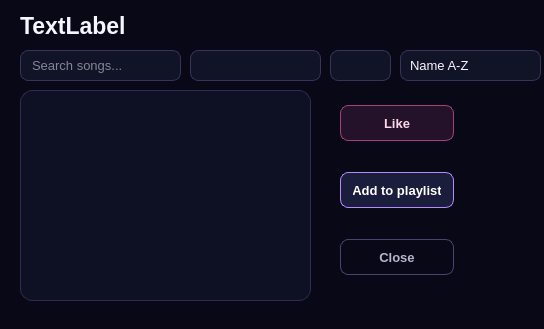
<?xml version="1.0" encoding="UTF-8"?>
<ui version="4.0">
 <class>ListenerSongsDialog</class>
 <widget class="QDialog" name="ListenerSongsDialog">
  <property name="geometry">
   <rect>
    <x>0</x>
    <y>0</y>
    <width>544</width>
    <height>329</height>
   </rect>
  </property>
  <property name="windowTitle">
   <string>Dialog</string>
  </property>
  <property name="styleSheet">
   <string notr="true">/* =========================================
   SHARED DARK SYNTHWAVE FOUNDATION
   ========================================= */

QWidget {
    color: #F7F5FF;
    font-family: &quot;Segoe UI&quot;;
    font-size: 10pt;
}

QDialog,
QMainWindow {
    background-color: #080817;
}

/* ---------- Labels ---------- */

QLabel {
    color: #F7F5FF;
    background-color: transparent;
}

/* ---------- Text inputs ---------- */

QLineEdit,
QTextEdit,
QSpinBox,
QComboBox {
    color: #F7F5FF;
    background-color: rgba(17, 19, 39, 235);

    border: 1px solid #37335C;
    border-radius: 8px;

    padding: 6px 9px;

    selection-background-color: #8B5CF6;
    selection-color: white;
}

QLineEdit:hover,
QTextEdit:hover,
QSpinBox:hover,
QComboBox:hover {
    border-color: #625A92;
}

QLineEdit:focus,
QTextEdit:focus,
QSpinBox:focus,
QComboBox:focus {
    background-color: #151831;
    border: 1px solid #27D7F2;
}

QLineEdit:disabled,
QTextEdit:disabled,
QSpinBox:disabled,
QComboBox:disabled {
    color: #686581;
    background-color: #0E1022;
    border-color: #25233D;
}

/* ---------- Combo box ---------- */

QComboBox::drop-down {
    width: 25px;
    border: none;
}

QComboBox QAbstractItemView {
    color: #F7F5FF;
    background-color: #14162D;

    border: 1px solid #534B82;
    border-radius: 7px;

    padding: 4px;
    outline: none;

    selection-color: white;
    selection-background-color: #734BD1;
}

/* ---------- Buttons ---------- */

QPushButton {
    min-height: 30px;

    color: #F7F5FF;
    background-color: #1A1D3B;

    border: 1px solid #49446F;
    border-radius: 8px;

    padding: 2px 12px;

    font-weight: 600;
}

QPushButton:hover {
    background-color: #27264D;
    border-color: #9B7CFF;
}

QPushButton:pressed {
    background-color: #342A68;
    border-color: #F15BB5;
}

QPushButton:focus {
    border-color: #27D7F2;
}

QPushButton:disabled {
    color: #686581;
    background-color: #101225;
    border-color: #282640;
}

/* ---------- Lists ---------- */

QListWidget {
    color: #F7F5FF;
    background-color: rgba(14, 16, 35, 238);

    border: 1px solid #302D52;
    border-radius: 12px;

    padding: 5px;
    outline: none;
}

QListWidget::item {
    min-height: 34px;

    margin: 2px;
    padding: 6px 9px;

    border-radius: 8px;
}

QListWidget::item:hover {
    background-color: rgba(93, 68, 157, 125);
}

QListWidget::item:selected {
    color: white;
    background-color: #6842C2;
}

/* ---------- Scrollbars ---------- */

QScrollBar:vertical {
    width: 10px;

    background-color: transparent;

    margin: 5px 2px 5px 0;
}

QScrollBar::handle:vertical {
    min-height: 30px;

    background-color: #4C4477;
    border-radius: 5px;
}

QScrollBar::handle:vertical:hover {
    background-color: #8B5CF6;
}

QScrollBar::add-line:vertical,
QScrollBar::sub-line:vertical,
QScrollBar::add-page:vertical,
QScrollBar::sub-page:vertical {
    height: 0;
    background-color: transparent;
}

/* ---------- Radio buttons ---------- */

QRadioButton {
    color: #D8D4EC;
    spacing: 7px;
}

QRadioButton::indicator {
    width: 15px;
    height: 15px;

    background-color: #111327;

    border: 1px solid #625A92;
    border-radius: 8px;
}

QRadioButton::indicator:hover {
    border-color: #27D7F2;
}

QRadioButton::indicator:checked {
    background-color: #F15BB5;
    border: 4px solid #211B43;
}

/* ---------- Sliders ---------- */

QSlider::groove:horizontal {
    height: 6px;

    background-color: #292642;
    border-radius: 3px;
}

QSlider::sub-page:horizontal {
    background: qlineargradient(
        x1: 0,
        y1: 0,
        x2: 1,
        y2: 0,
        stop: 0 #27D7F2,
        stop: 0.52 #8B5CF6,
        stop: 1 #F15BB5
    );

    border-radius: 3px;
}

QSlider::add-page:horizontal {
    background-color: #292642;
    border-radius: 3px;
}

QSlider::handle:horizontal {
    width: 15px;

    margin: -5px 0;

    background-color: #F7F5FF;

    border: 2px solid #A66CFF;
    border-radius: 8px;
}

QSlider::handle:horizontal:hover {
    background-color: #27D7F2;
    border-color: white;
}

/* ---------- Tooltips ---------- */

QToolTip {
    color: white;
    background-color: #171A35;

    border: 1px solid #8B5CF6;
    border-radius: 5px;

    padding: 5px;
}

/* ---------- Message boxes ---------- */

QMessageBox {
    background-color: #0D0F20;
}

QMessageBox QLabel {
    min-width: 260px;
    color: #F7F5FF;
}

QMessageBox QPushButton {
    min-width: 84px;
}

/* LISTENER SONG BROWSER */

QDialog#ListenerSongsDialog {
    background: qradialgradient(
        cx: 0.85,
        cy: 0.08,
        radius: 1,
        stop: 0 #351643,
        stop: 0.42 #11142D,
        stop: 1 #080817
    );
}

QLabel#titleLabel {
    color: #F7F5FF;

    font-family: &quot;Bahnschrift&quot;;
    font-size: 17pt;
    font-weight: 700;
}

QPushButton#likeButton {
    color: #FFD8E8;
    background-color: rgba(241, 91, 181, 30);
    border-color: #A63F7C;
}

QPushButton#likeButton:hover {
    color: white;
    background-color: #D946A5;
    border-color: #FFB6DD;
}

QPushButton#addToPlaylistButton {
    color: white;

    background: qlineargradient(
        x1: 0,
        y1: 0,
        x2: 1,
        y2: 0,
        stop: 0 #6941C6,
        stop: 0.55 #8B5CF6,
        stop: 1 #D946A5
    );

    border-color: #B58AFF;
}

QPushButton#addToPlaylistButton:hover {
    border-color: #27D7F2;
}

QPushButton#closeButton {
    color: #B9B4CF;
    background-color: transparent;
}</string>
  </property>
  <widget class="QLabel" name="titleLabel">
   <property name="geometry">
    <rect>
     <x>20</x>
     <y>10</y>
     <width>261</width>
     <height>31</height>
    </rect>
   </property>
   <property name="text">
    <string>TextLabel</string>
   </property>
  </widget>
  <widget class="QLineEdit" name="searchLineEdit">
   <property name="geometry">
    <rect>
     <x>20</x>
     <y>50</y>
     <width>161</width>
     <height>31</height>
    </rect>
   </property>
   <property name="placeholderText">
    <string>Search songs...</string>
   </property>
  </widget>
  <widget class="QComboBox" name="genreComboBox">
   <property name="geometry">
    <rect>
     <x>190</x>
     <y>50</y>
     <width>131</width>
     <height>31</height>
    </rect>
   </property>
  </widget>
  <widget class="QComboBox" name="yearComboBox">
   <property name="geometry">
    <rect>
     <x>330</x>
     <y>50</y>
     <width>61</width>
     <height>31</height>
    </rect>
   </property>
  </widget>
  <widget class="QListWidget" name="songsListWidget">
   <property name="geometry">
    <rect>
     <x>20</x>
     <y>90</y>
     <width>291</width>
     <height>211</height>
    </rect>
   </property>
  </widget>
  <widget class="QWidget" name="verticalLayoutWidget">
   <property name="geometry">
    <rect>
     <x>340</x>
     <y>80</y>
     <width>114</width>
     <height>221</height>
    </rect>
   </property>
   <layout class="QVBoxLayout" name="verticalLayout">
    <item>
     <widget class="QPushButton" name="likeButton">
      <property name="text">
       <string>Like</string>
      </property>
     </widget>
    </item>
    <item>
     <widget class="QPushButton" name="addToPlaylistButton">
      <property name="text">
       <string>Add to playlist</string>
      </property>
     </widget>
    </item>
    <item>
     <widget class="QPushButton" name="closeButton">
      <property name="text">
       <string>Close</string>
      </property>
     </widget>
    </item>
   </layout>
  </widget>
  <widget class="QComboBox" name="sortComboBox">
   <property name="geometry">
    <rect>
     <x>400</x>
     <y>50</y>
     <width>141</width>
     <height>31</height>
    </rect>
   </property>
   <item>
    <property name="text">
     <string>Name A-Z</string>
    </property>
   </item>
   <item>
    <property name="text">
     <string>Name Z-A</string>
    </property>
   </item>
   <item>
    <property name="text">
     <string>Year Oldest-Newest</string>
    </property>
   </item>
   <item>
    <property name="text">
     <string>Year Newest-Oldest</string>
    </property>
   </item>
  </widget>
 </widget>
 <resources/>
 <connections/>
</ui>
